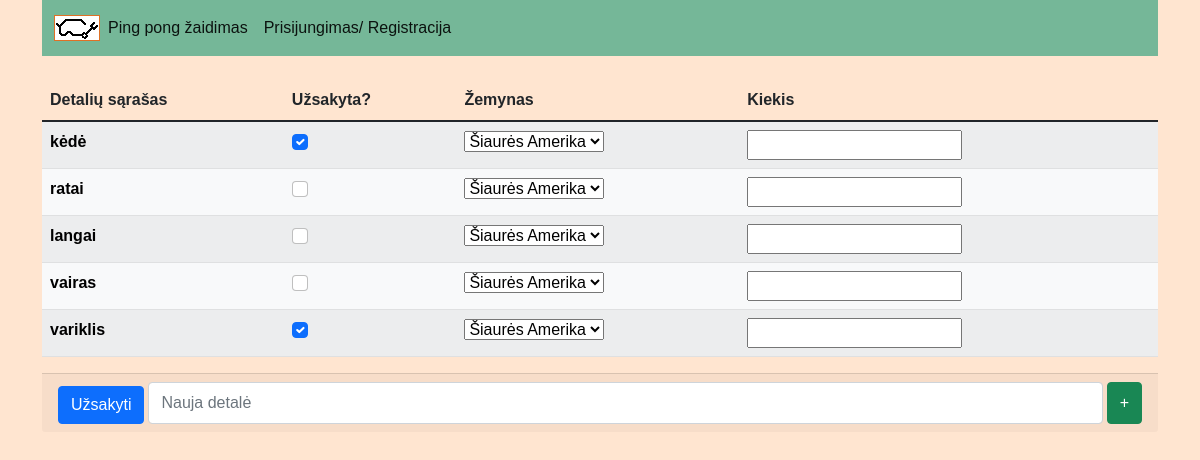
The app's page /uzsakymai/ with its own data.
### uzsakymai/models.py (models this page shows, shortened)
class Uzsakymai(models.Model):
    dalis = models.CharField("dalis", max_length=30, help_text="Reikalinga dalis")
    uzsakyta = models.BooleanField(default=False)
    is_kur = models.CharField("vieta", max_length=30, help_text="Iš kur užsakyti", default="SA")
    kiekis = models.SmallIntegerField("kiekis", help_text="Koks dalių kiekis reikalingas", default=0)
    data = models.DateField(auto_now=True)
    list = models.ForeignKey(UzsakymuListas, on_delete=models.CASCADE, blank=True, null=True)
    class Meta:
        verbose_name = 'Dalis'
        verbose_name_plural = 'Dalys'

### uzsakymai/views.py (the view, shortened to what this page needs)
# urls.py: path('', views.VisiUzsakymai.as_view()),
class VisiUzsakymai(View):
    model = Uzsakymai
    template_name = 'uzsakymai.html'
    def get(self, request):
        x = Uzsakymai.objects.all()
        return render(request, self.template_name, {'x': x})

### uzsakymai/templates/uzsakymai.html (shortened to what this page needs)
{% extends 'base.html' %}
{% block content %}
<form method="post" action="#">
    <table class="table table-striped" id="der_sar">
        <thead>
          <tr>
            <th onclick="sortTable(0)" scope="col">Detalių sąrašas</th>
            <th scope="col">Užsakyta?</th>
            <th scope="col">Žemynas</th>
            <th scope="col">Kiekis</th>
          </tr>
        </thead>
        <tbody>
        {% for item in x %}
            <tr class="table-light">
                <th>{{item.dalis}}</th>
                {% if item.uzsakyta %}
                <th scope="row">
                    <input class="form-check-input" type="checkbox" name="checkbox" value="{{item.id}}" class="checkbox-styles" checked />
                </th>
                {% else %}
                <th scope="row">
                    <input class="form-check-input" type="checkbox" name="checkbox" value="{{item.id}}" />
                </th>
                {% endif %}
                <th scope="row">
                  <select class="selektas" name="sel_v">
                    <option name="SA">Šiaurės Amerika</option>
                </select>
                </th>
                <th scope="row">
                  <input type="number" />
                </th>
            </tr>
        {% endfor %}
        </tbody>
    </table>
    <div class="card-footer" style="display: flex">
        <button class="btn btn-primary me-1 uzsak-styles" type="submit" name="submit" value="uzsak">Užsakyti</button>
        <input type="text" class="form-control me-1" placeholder="Nauja detalė" aria-label="Nauja užduotis į sąrašą" aria-describedby="button-addon2" name="new">
        <button class="btn btn-success" type="submit" id="button-addon2" name="submit" value="add">+</button>
    </div>
</form>
{% endblock content %}

### uzsakymai/templates/uzsakymai.html (style rules this page uses)
.uzsak-styles { float: right; margin-top: 4px; margin-right: 16px; }

### templates/base.html (style rules this page uses)
body { background-color: #ffe5d0; font-family: 'Lucida Sans', 'Lucida Sans Regular', 'Lucida Grande', 'Lucida Sans Unicode', Geneva, Verdana, sans-serif; }

### records on screen
Uzsakymai: dalis "kėdė"
Uzsakymai: dalis "ratai"
Uzsakymai: dalis "langai"
Uzsakymai: dalis "vairas"
Uzsakymai: dalis "variklis"
